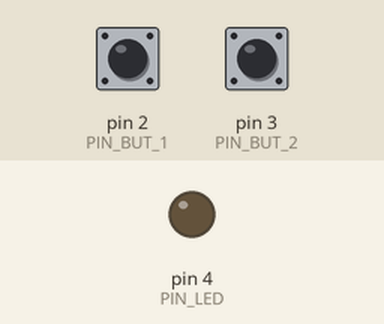
Simulated run of this sketch. Board: Arduino Uno, built with avr-gcc and run on an emulated ATmega328P. On the bench: output pins drawn as LEDs (lit = HIGH). Dashed ring = blinking. The inputs (shaded band) are chosen by the test bench; at power-on: pin 2 (PIN_BUT_1) HIGH, pin 3 (PIN_BUT_2) HIGH.

Above: at 1.2 s.
1.3 s: pin 2 (PIN_BUT_1) pulled LOW for 1 s
At 1.55 s:
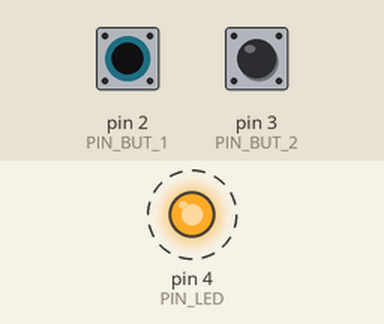
4.3 s: pin 3 (PIN_BUT_2) pulled LOW for 3.2 s
At 8.1 s:
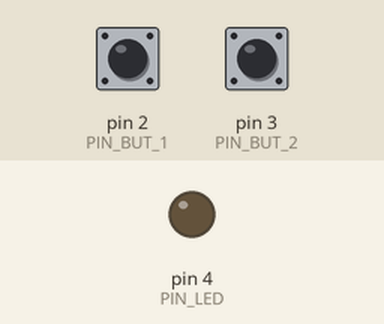
9.0 s: pin 2 (PIN_BUT_1) pulled LOW for 3.2 s
At 9.25 s:
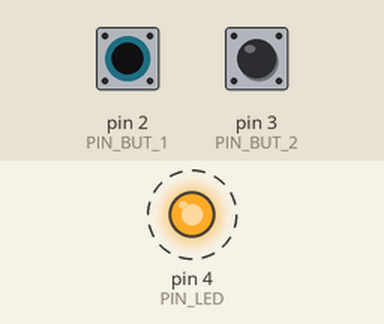
Timing chart, 0 to 13.6 s (numbered marks = the images above; inputs shaded):
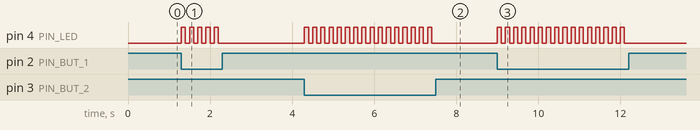

Measured:
- after the input at 1.3 s, pin 4 (PIN_LED): alternates HIGH for 0.10 s and LOW for 0.10 s, 10 changes in all, then stays LOW, starting at once
- after the input at 4.3 s, pin 4 (PIN_LED): alternates HIGH for 0.10 s and LOW for 0.10 s, 32 changes in all, then stays LOW, starting at once
- after the input at 9.0 s, pin 4 (PIN_LED): alternates HIGH for 0.10 s and LOW for 0.10 s, 32 changes in all, then stays LOW, starting at once

The sketch:

Lab2_oppg1.ino
```cpp
const int PIN_LED = 4;

const int PIN_BUT_1 = 2;
const int PIN_BUT_2 = 3;

void setup() {
  pinMode(PIN_LED, OUTPUT);
  pinMode(PIN_BUT_1, INPUT_PULLUP);
  pinMode(PIN_BUT_2, INPUT_PULLUP);
}

void loop() {
  if (!digitalRead(PIN_BUT_1) && !digitalRead(PIN_BUT_2)) {
    //Begge
    digitalWrite(PIN_LED, HIGH);
  }
  else if (digitalRead(PIN_BUT_1) && digitalRead(PIN_BUT_2)) {
    //Ingen
    digitalWrite(PIN_LED, LOW);
  }
  else {
    //En
    digitalWrite(PIN_LED, HIGH);
    delay(100);
    digitalWrite(PIN_LED, LOW);
    delay(100);
  }
}
```
